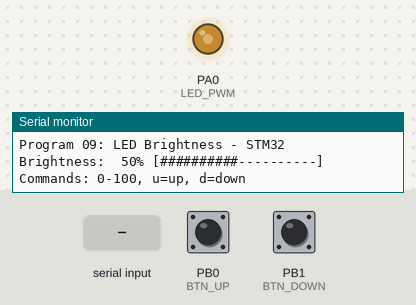
Bench run of a program on a simulated STM32 Blue Pill. Shown: output pins drawn as LEDs (lit = HIGH), the last lines printed to the serial monitor. The inputs (shaded band) are chosen by the test bench; at power-on: PB0 (BTN_UP) HIGH, PB1 (BTN_DOWN) HIGH.

Above: at 3.2 s.
3.3 s: PB0 (BTN_UP) pulled LOW for 1 s
At 5.2 s:
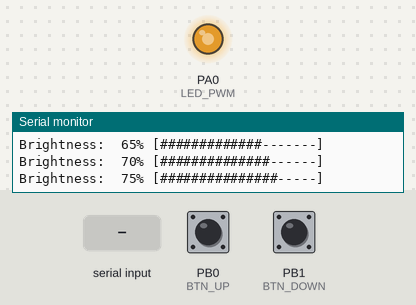
5.8 s: PB1 (BTN_DOWN) pulled LOW for 3.2 s
At 9.1 s:
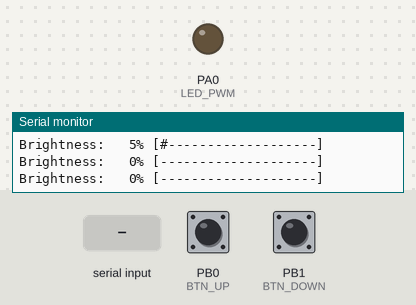
10.5 s: "90,45\n" received over Serial
At 11.1 s:
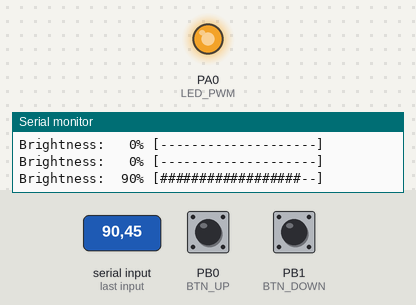
12.0 s: PB0 (BTN_UP) pulled LOW for 0.15 s
At 13.2 s:
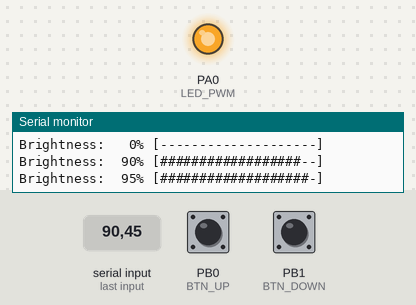
13.6 s: PB1 (BTN_DOWN) pulled LOW for 1 s
At 15.4 s:
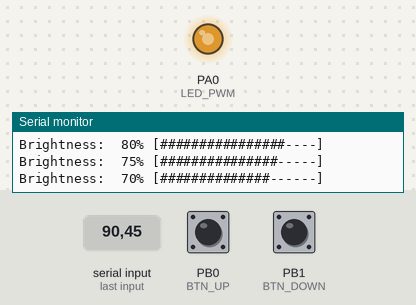
16.1 s: "200\n" received over Serial
At 16.5 s:
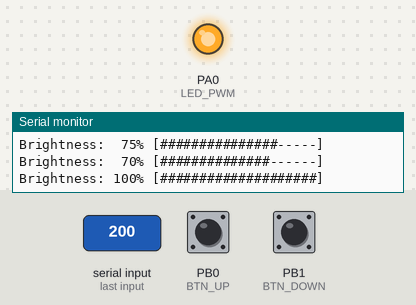
Timing chart, 0 to 18.6 s (numbered marks = the images above; inputs shaded):
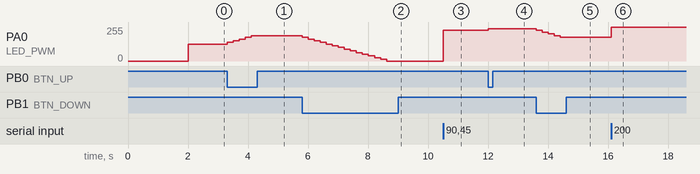

The program:

main.cpp
```cpp
/**
 * @file main.cpp
 * @brief Program 09: LED Brightness Control - STM32
 */

#include <Arduino.h>

#define LED_PWM         PA0     // TIM2_CH1
#define BTN_UP          PB0
#define BTN_DOWN        PB1

int brightness = 50;  // 0-100%

void setBrightness(int percent) {
    int pwm = map(percent, 0, 100, 0, 255);
    analogWrite(LED_PWM, pwm);

    Serial.printf("Brightness: %3d%% [", percent);
    int bars = percent / 5;
    for (int i = 0; i < 20; i++) {
        Serial.print(i < bars ? "#" : "-");
    }
    Serial.println("]");
}

void setup() {
    Serial.begin(115200);
    delay(2000);

    Serial.println("Program 09: LED Brightness - STM32\n");

    pinMode(LED_PWM, OUTPUT);
    pinMode(BTN_UP, INPUT_PULLUP);
    pinMode(BTN_DOWN, INPUT_PULLUP);

    analogWriteFrequency(1000);
    setBrightness(brightness);

    Serial.println("Commands: 0-100, u=up, d=down\n");
}

void loop() {
    // Serial input
    if (Serial.available()) {
        String input = Serial.readStringUntil('\n');
        input.trim();

        if (input == "u" || input == "U") {
            brightness = min(100, brightness + 10);
        } else if (input == "d" || input == "D") {
            brightness = max(0, brightness - 10);
        } else if (isDigit(input[0])) {
            brightness = constrain(input.toInt(), 0, 100);
        }
        setBrightness(brightness);
    }

    // Button input
    static unsigned long lastBtn = 0;
    if (millis() - lastBtn > 200) {
        if (digitalRead(BTN_UP) == LOW) {
            brightness = min(100, brightness + 5);
            setBrightness(brightness);
            lastBtn = millis();
        }
        if (digitalRead(BTN_DOWN) == LOW) {
            brightness = max(0, brightness - 5);
            setBrightness(brightness);
            lastBtn = millis();
        }
    }
}
```

Measured:
- after the input at 3.3 s, PA0 (LED_PWM): moves from 127/255 to 191/255 over 0.81 s, starting at once
- after the input at 5.8 s, PA0 (LED_PWM): moves from 191/255 to 0/255 over 2.8 s, starting at once
- after the input at 10.5 s, PA0 (LED_PWM): 0/255 → 229/255 at once
- after the input at 12.0 s, PA0 (LED_PWM): 229/255 → 242/255 at once
- after the input at 13.6 s, PA0 (LED_PWM): moves from 242/255 to 178/255 over 0.81 s, starting at once
- after the input at 16.1 s, PA0 (LED_PWM): 178/255 → 255/255 at once
